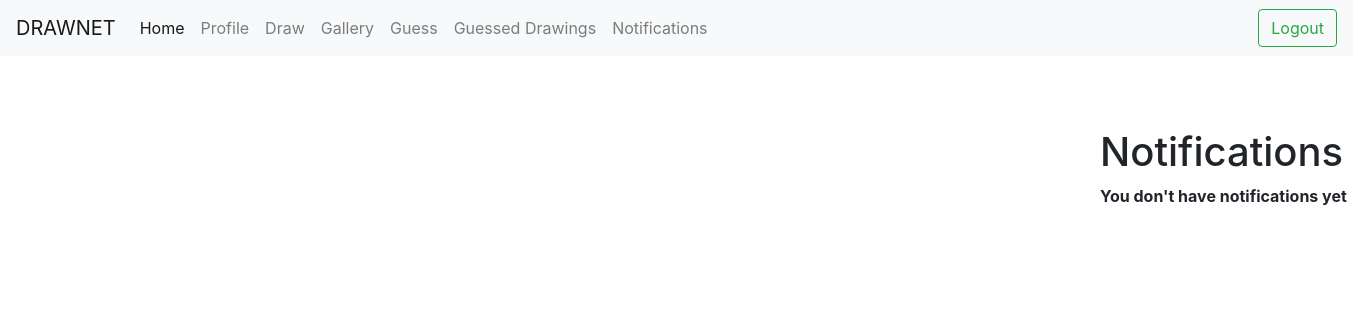
Page /account/notifications (signed in) on the earlier database version.
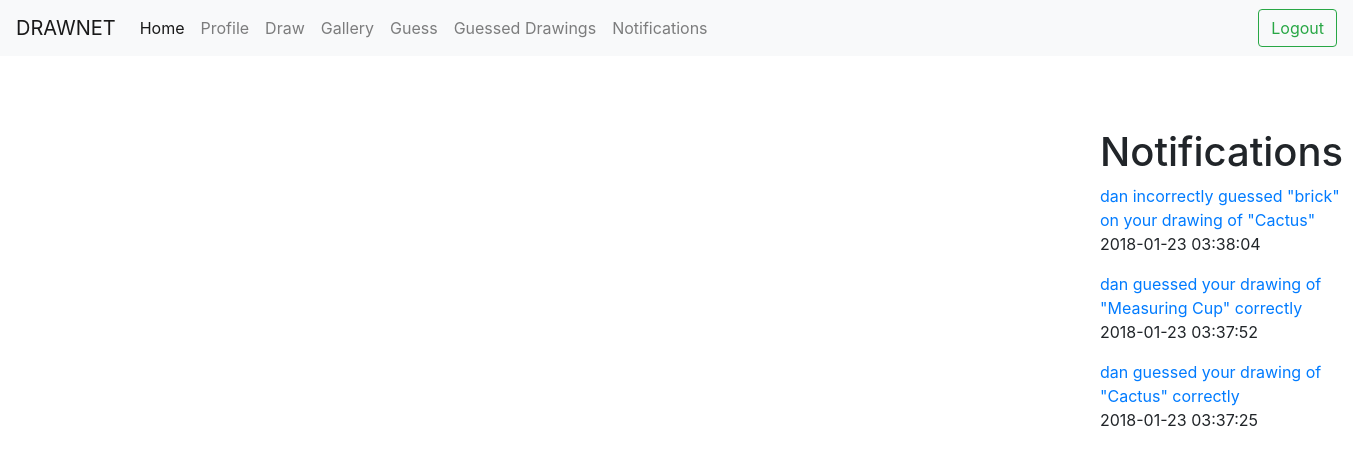
Same page on the later database version.
### tables this page shows
CREATE TABLE notifications (recipient TEXT, message TEXT, link TEXT, seen INTEGER, timestamp TEXT);

### app.py (the view)
@app.route('/account/notifications')
def notifications():
    if loggedIn():
        user=session["username"]
        notis=users.get_notifications_for(user)
        return render_template("notifications.html", notis=notis, loggedin=loggedIn(), username=user)
    else:
        return redirect(url_for("login_page"))

### app.py (called while the page is built)
def loggedIn():
    return "username" in session

### utils/users.py (called while the page is built)
def get_notifications_for(username):
    db = sqlite3.connect(db_name)
    c = db.cursor()
    notifications = c.execute("SELECT message, link, seen, timestamp FROM notifications WHERE recipient = '%s' ORDER BY timestamp DESC;" % username).fetchall()
    db.close()
    index = 0
    while index < len(notifications):
        notifications[index] = tuple_to_dictionary(notifications[index], ["message", "link", "seen", "timestamp"])
        notifications[index]["seen"] = (notifications[index]["seen"] == 1)
        index += 1
    return notifications

def tuple_to_dictionary(tuuple, list_of_keys):
    d = {} #the dictionary
    index = 0 #the column index
    while index < len(tuuple):
        d[ list_of_keys[index] ] = tuuple[index]
        index += 1
    return d

### templates/notifications.html (shortened to what this page needs)
{% extends "base.html" %}
{% block body %}
<br><br><br>
<h1>Notifications</h1>
{% if notis|length > 0 %}
    {% for noti in notis %}
        {% if noti["seen"] == False %}
        <p style="background-color: #C9F1FF;">
        {% else %}
        <p>
        {% endif %}
            <a href="/notification/view?time={{noti['timestamp']}}&amp;redir={{noti['link']}}">{{noti["message"]}}</a><br>
            {{ noti["timestamp"] }}
        </p>
    {% endfor %}
{% else %}
    <b>You don't have notifications yet</b>
{% endif %}
{% endblock %}

### templates/base.html (shortened to what this page needs)
<!DOCTYPE html>
<html style="height: 100%">
  <head>
    <link rel="stylesheet" href="https://maxcdn.bootstrapcdn.com/bootstrap/4.0.0-beta.3/css/bootstrap.min.css">
    <link rel="stylesheet" href="static/custom.css" type="text/css">
    </head>
  <body {% block background %}
	style="height: 100%; background-image:
	       url({{url_for('static', filename='covered.jpg')}})"
	{% endblock %}>
  <nav class="navbar navbar-expand-lg navbar-light bg-light">
    <a class="navbar-brand" href="#">DRAWNET</a>
      <ul class="navbar-nav navbar-left">
        <li class="nav-item active">
          <a class="nav-link" href="/">Home <span class="sr-only">(current)</span></a>
        </li>
        {% if loggedin %}
        <li class="nav-item ">
          <a class="nav-link" href="/account/profile">Profile</a>
        </li>
         <li class="nav-item">
          <a class="nav-link" href="/draw/new">Draw</a>
         </li>
	   <li class="nav-item">
          <a class="nav-link" href="/gallery">Gallery</a>
           </li>
	 <li class="nav-item">
          <a class="nav-link" href="/guess">Guess</a>
         </li>
	<li class="nav-item">
          <a class="nav-link" href="/guessed">Guessed Drawings</a>
        </li>
	<li class="nav-item">
          <a class="nav-link" href="/account/notifications">Notifications</a>
        </li>
      </ul>
      <ul class= "nav navbar-nav ml-auto">
        <li class="nav-item">
          <a href="/account/logout" ><button class="btn btn-outline-success my-2 my-sm-0" >Logout</button> </a>
        </li>
      </ul>
        {% endif %}
  </nav>
<div class="body">
{% block body %}{% endblock %}
</div>
<br>
<br>
<br>
<br>
</body>
</html>

### static/custom.css (style rules this page uses)
.body { padding-left: 1100px; }

Differences in the rows shown:
added notifications: message "dan incorrectly guessed \"brick\" on your drawing of \"Cactus\"", timestamp "2018-01-23 03:38:04"
added notifications: message "dan guessed your drawing of \"Measuring Cup\" correctly", timestamp "2018-01-23 03:37:52"
added notifications: message "dan guessed your drawing of \"Cactus\" correctly", timestamp "2018-01-23 03:37:25"
Other differences:
text no longer shown: "You don't have notifications yet"
